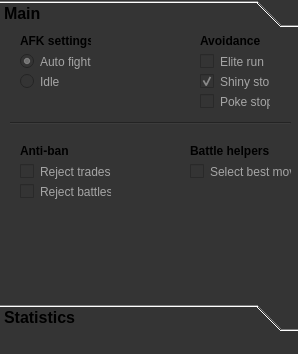
<?xml version="1.0" encoding="UTF-8"?>
<ui version="4.0">
 <class>Pokebot</class>
 <widget class="QMainWindow" name="Pokebot">
  <property name="enabled">
   <bool>true</bool>
  </property>
  <property name="geometry">
   <rect>
    <x>0</x>
    <y>0</y>
    <width>298</width>
    <height>354</height>
   </rect>
  </property>
  <property name="maximumSize">
   <size>
    <width>298</width>
    <height>354</height>
   </size>
  </property>
  <property name="windowTitle">
   <string>MainWindow</string>
  </property>
  <property name="styleSheet">
   <string notr="true">background-color: rgb(52, 52, 52);
</string>
  </property>
  <widget class="QWidget" name="centralwidget">
   <widget class="QToolBox" name="toolBox">
    <property name="enabled">
     <bool>true</bool>
    </property>
    <property name="geometry">
     <rect>
      <x>0</x>
      <y>0</y>
      <width>301</width>
      <height>331</height>
     </rect>
    </property>
    <property name="sizePolicy">
     <sizepolicy hsizetype="Preferred" vsizetype="Preferred">
      <horstretch>0</horstretch>
      <verstretch>0</verstretch>
     </sizepolicy>
    </property>
    <property name="font">
     <font>
      <family>Helvetica</family>
      <pointsize>12</pointsize>
      <weight>75</weight>
      <italic>false</italic>
      <bold>true</bold>
      <strikeout>false</strikeout>
     </font>
    </property>
    <property name="mouseTracking">
     <bool>false</bool>
    </property>
    <property name="toolTip">
     <string/>
    </property>
    <property name="toolTipDuration">
     <number>-1</number>
    </property>
    <property name="statusTip">
     <string/>
    </property>
    <property name="autoFillBackground">
     <bool>false</bool>
    </property>
    <property name="styleSheet">
     <string notr="true">border-top-color: rgb(0, 0, 0);</string>
    </property>
    <widget class="QWidget" name="toolBoxPage1" native="true">
     <property name="geometry">
      <rect>
       <x>0</x>
       <y>0</y>
       <width>301</width>
       <height>265</height>
      </rect>
     </property>
     <attribute name="icon">
      <iconset>
       <normaloff>../../../../../Downloads/Home-icon.svg.png</normaloff>../../../../../Downloads/Home-icon.svg.png</iconset>
     </attribute>
     <attribute name="label">
      <string>Main</string>
     </attribute>
     <attribute name="toolTip">
      <string>This menu is where you access the main functions</string>
     </attribute>
     <widget class="QCheckBox" name="checkBox_3">
      <property name="enabled">
       <bool>true</bool>
      </property>
      <property name="geometry">
       <rect>
        <x>200</x>
        <y>60</y>
        <width>70</width>
        <height>17</height>
       </rect>
      </property>
      <property name="cursor">
       <cursorShape>PointingHandCursor</cursorShape>
      </property>
      <property name="styleSheet">
       <string notr="true">color: rgb(165, 165, 165);</string>
      </property>
      <property name="text">
       <string>Poke stop</string>
      </property>
     </widget>
     <widget class="QCheckBox" name="checkBox">
      <property name="geometry">
       <rect>
        <x>200</x>
        <y>20</y>
        <width>70</width>
        <height>17</height>
       </rect>
      </property>
      <property name="cursor">
       <cursorShape>PointingHandCursor</cursorShape>
      </property>
      <property name="styleSheet">
       <string notr="true">color: rgb(175, 175, 175);
color: rgb(165, 165, 165);</string>
      </property>
      <property name="text">
       <string>Elite run</string>
      </property>
     </widget>
     <widget class="QRadioButton" name="radioButton_2">
      <property name="geometry">
       <rect>
        <x>20</x>
        <y>40</y>
        <width>82</width>
        <height>17</height>
       </rect>
      </property>
      <property name="cursor">
       <cursorShape>PointingHandCursor</cursorShape>
      </property>
      <property name="styleSheet">
       <string notr="true">color: rgb(165, 165, 165);
selection-color: rgb(255, 0, 0);
display: &quot;none&quot;;</string>
      </property>
      <property name="text">
       <string>Idle</string>
      </property>
      <property name="checked">
       <bool>false</bool>
      </property>
     </widget>
     <widget class="QCheckBox" name="checkBox_2">
      <property name="enabled">
       <bool>true</bool>
      </property>
      <property name="geometry">
       <rect>
        <x>200</x>
        <y>40</y>
        <width>70</width>
        <height>17</height>
       </rect>
      </property>
      <property name="cursor">
       <cursorShape>PointingHandCursor</cursorShape>
      </property>
      <property name="autoFillBackground">
       <bool>false</bool>
      </property>
      <property name="styleSheet">
       <string notr="true">color: rgb(165, 165, 165);</string>
      </property>
      <property name="text">
       <string>Shiny stop</string>
      </property>
      <property name="checked">
       <bool>true</bool>
      </property>
     </widget>
     <widget class="QRadioButton" name="radioButton_4">
      <property name="geometry">
       <rect>
        <x>20</x>
        <y>20</y>
        <width>82</width>
        <height>17</height>
       </rect>
      </property>
      <property name="cursor">
       <cursorShape>PointingHandCursor</cursorShape>
      </property>
      <property name="styleSheet">
       <string notr="true">color: rgb(165, 165, 165);
selection-color: rgb(255, 0, 0);</string>
      </property>
      <property name="text">
       <string>Auto fight</string>
      </property>
      <property name="checked">
       <bool>true</bool>
      </property>
     </widget>
     <widget class="QLabel" name="label">
      <property name="geometry">
       <rect>
        <x>20</x>
        <y>0</y>
        <width>71</width>
        <height>16</height>
       </rect>
      </property>
      <property name="font">
       <font>
        <weight>75</weight>
        <bold>true</bold>
       </font>
      </property>
      <property name="text">
       <string>AFK settings</string>
      </property>
      <property name="scaledContents">
       <bool>true</bool>
      </property>
     </widget>
     <widget class="QLabel" name="label_2">
      <property name="geometry">
       <rect>
        <x>200</x>
        <y>0</y>
        <width>71</width>
        <height>16</height>
       </rect>
      </property>
      <property name="font">
       <font>
        <weight>75</weight>
        <bold>true</bold>
       </font>
      </property>
      <property name="text">
       <string>Avoidance</string>
      </property>
      <property name="scaledContents">
       <bool>true</bool>
      </property>
     </widget>
     <widget class="Line" name="line">
      <property name="geometry">
       <rect>
        <x>10</x>
        <y>80</y>
        <width>281</width>
        <height>21</height>
       </rect>
      </property>
      <property name="orientation">
       <enum>Qt::Horizontal</enum>
      </property>
     </widget>
     <widget class="QLabel" name="label_3">
      <property name="geometry">
       <rect>
        <x>20</x>
        <y>110</y>
        <width>51</width>
        <height>16</height>
       </rect>
      </property>
      <property name="font">
       <font>
        <weight>75</weight>
        <bold>true</bold>
       </font>
      </property>
      <property name="text">
       <string>Anti-ban</string>
      </property>
      <property name="scaledContents">
       <bool>true</bool>
      </property>
     </widget>
     <widget class="QCheckBox" name="checkBox_7">
      <property name="enabled">
       <bool>true</bool>
      </property>
      <property name="geometry">
       <rect>
        <x>20</x>
        <y>130</y>
        <width>91</width>
        <height>17</height>
       </rect>
      </property>
      <property name="cursor">
       <cursorShape>PointingHandCursor</cursorShape>
      </property>
      <property name="styleSheet">
       <string notr="true">color: rgb(165, 165, 165);</string>
      </property>
      <property name="text">
       <string>Reject trades</string>
      </property>
     </widget>
     <widget class="QCheckBox" name="checkBox_8">
      <property name="enabled">
       <bool>true</bool>
      </property>
      <property name="geometry">
       <rect>
        <x>20</x>
        <y>150</y>
        <width>91</width>
        <height>17</height>
       </rect>
      </property>
      <property name="cursor">
       <cursorShape>PointingHandCursor</cursorShape>
      </property>
      <property name="styleSheet">
       <string notr="true">color: rgb(165, 165, 165);</string>
      </property>
      <property name="text">
       <string>Reject battles</string>
      </property>
     </widget>
     <widget class="QLabel" name="label_4">
      <property name="geometry">
       <rect>
        <x>190</x>
        <y>110</y>
        <width>81</width>
        <height>16</height>
       </rect>
      </property>
      <property name="font">
       <font>
        <weight>75</weight>
        <bold>true</bold>
       </font>
      </property>
      <property name="text">
       <string>Battle helpers</string>
      </property>
      <property name="scaledContents">
       <bool>true</bool>
      </property>
     </widget>
     <widget class="QCheckBox" name="checkBox_10">
      <property name="enabled">
       <bool>true</bool>
      </property>
      <property name="geometry">
       <rect>
        <x>190</x>
        <y>130</y>
        <width>101</width>
        <height>17</height>
       </rect>
      </property>
      <property name="cursor">
       <cursorShape>PointingHandCursor</cursorShape>
      </property>
      <property name="toolTip">
       <string>Select the move with the best multiplier (0.5x,1x,1.5x,2x)</string>
      </property>
      <property name="styleSheet">
       <string notr="true">color: rgb(165, 165, 165);</string>
      </property>
      <property name="text">
       <string>Select best move</string>
      </property>
      <property name="tristate">
       <bool>false</bool>
      </property>
     </widget>
    </widget>
    <widget class="QWidget" name="toolBoxPage1_2" native="true">
     <attribute name="icon">
      <iconset>
       <normaloff>../../../../../Downloads/free-bar-chart-icon-676-thumb.png</normaloff>../../../../../Downloads/free-bar-chart-icon-676-thumb.png</iconset>
     </attribute>
     <attribute name="label">
      <string>Statistics</string>
     </attribute>
     <attribute name="toolTip">
      <string>Here you can view basic statistics.</string>
     </attribute>
    </widget>
   </widget>
  </widget>
  <widget class="QStatusBar" name="statusbar"/>
  <action name="actiondwasd">
   <property name="text">
    <string>dwasd</string>
   </property>
  </action>
 </widget>
 <tabstops>
  <tabstop>radioButton_4</tabstop>
  <tabstop>radioButton_2</tabstop>
  <tabstop>checkBox</tabstop>
  <tabstop>checkBox_2</tabstop>
  <tabstop>checkBox_5</tabstop>
  <tabstop>checkBox_3</tabstop>
  <tabstop>radioButton</tabstop>
  <tabstop>radioButton_3</tabstop>
  <tabstop>checkBox_6</tabstop>
  <tabstop>checkBox_4</tabstop>
 </tabstops>
 <resources/>
 <connections/>
</ui>
